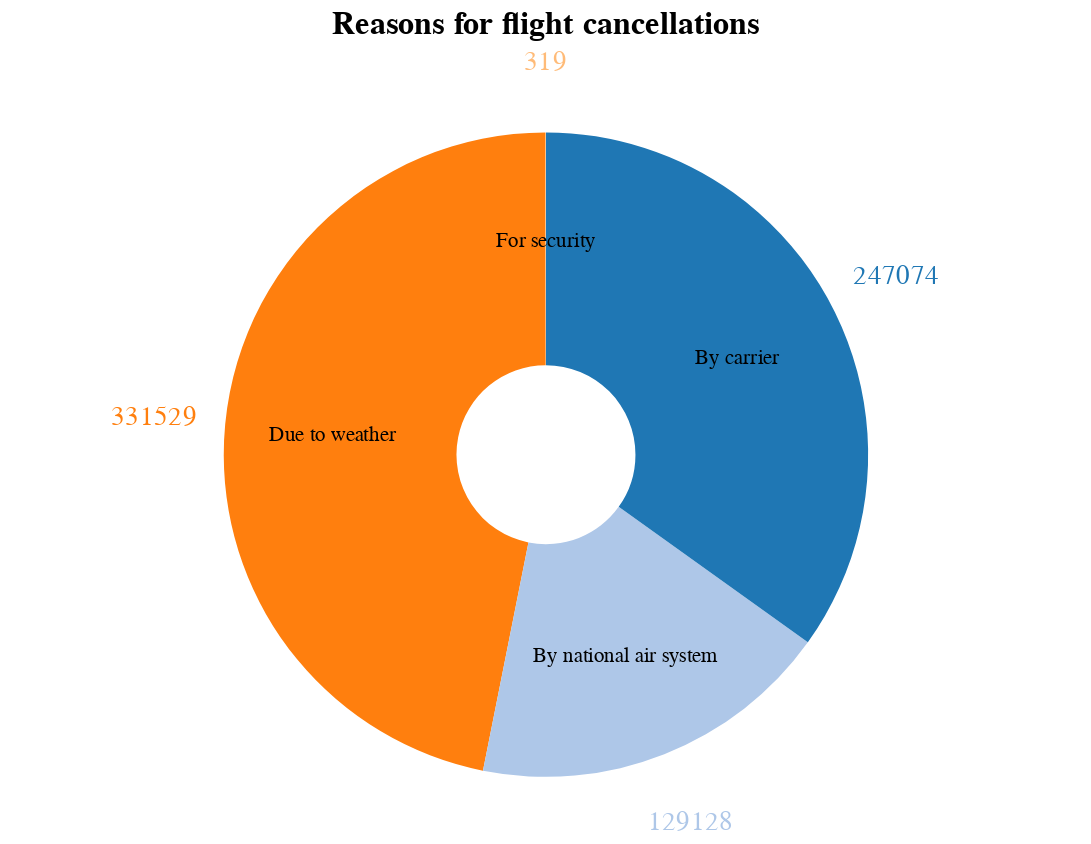

Notebook code cell kept with this figure:
### Code cell
# visualisation of calcellation reasons
chart = alt.Chart(cancellation_reasons).mark_arc(outerRadius=180, innerRadius=50).encode(
    theta = alt.Theta(field="count", type="quantitative", stack=True),
    color = alt.Color('Reason:N', scale=alt.Scale(scheme='category20'), legend=None),
).properties(
    title='Reasons for flight cancellations',
    width=600,
    height=300
)

pie = chart.mark_arc(outerRadius=250)
value_text = pie.mark_text(radius=220, size=15).encode(text=alt.Text('count:Q'))

pie2 = chart.mark_arc(outerRadius=150)
text = pie2.mark_text(radius=120, size=12).encode(
    text=alt.Text('Reason:N'), 
    color=alt.value("#000000")
)

(chart + text + value_text).configure_view(
    strokeWidth=0
).configure_title(
    fontSize=18
)

### Figure 1 — Vega-Lite specification as saved in the notebook (floating-point values rounded to 4 significant figures)
{"config": {"view": {"continuousWidth": 300, "continuousHeight": 300, "strokeWidth": 0}, "title": {"fontSize": 18}}, "layer": [{"mark": {"type": "arc", "innerRadius": 50, "outerRadius": 180}, "encoding": {"color": {"field": "Reason", "legend": null, "scale": {"scheme": "category20"}, "type": "nominal"}, "theta": {"field": "count", "stack": true, "type": "quantitative"}}, "title": "Reasons for flight cancellations"}, {"mark": {"type": "text", "radius": 120, "size": 12}, "encoding": {"color": {"value": "#000000"}, "text": {"field": "Reason", "type": "nominal"}, "theta": {"field": "count", "stack": true, "type": "quantitative"}}, "title": "Reasons for flight cancellations"}, {"mark": {"type": "text", "radius": 220, "size": 15}, "encoding": {"color": {"field": "Reason", "legend": null, "scale": {"scheme": "category20"}, "type": "nominal"}, "text": {"field": "count", "type": "quantitative"}, "theta": {"field": "count", "stack": true, "type": "quantitative"}}, "title": "Reasons for flight cancellations"}], "data": {"name": "data-8a0b0ce67db32e19e56ff890149e8cf2"}, "height": 300, "width": 600, "$schema": "https://vega.github.io/schema/vega-lite/v5.8.0.json", "datasets": {"data-8a0b0ce67db32e19e56ff890149e8cf2": [{"Reason": "Due to weather", "count": 331529}, {"Reason": "By national air system", "count": 129128}, {"Reason": "By carrier", "count": 247074}, {"Reason": "For security", "count": 319}]}}
